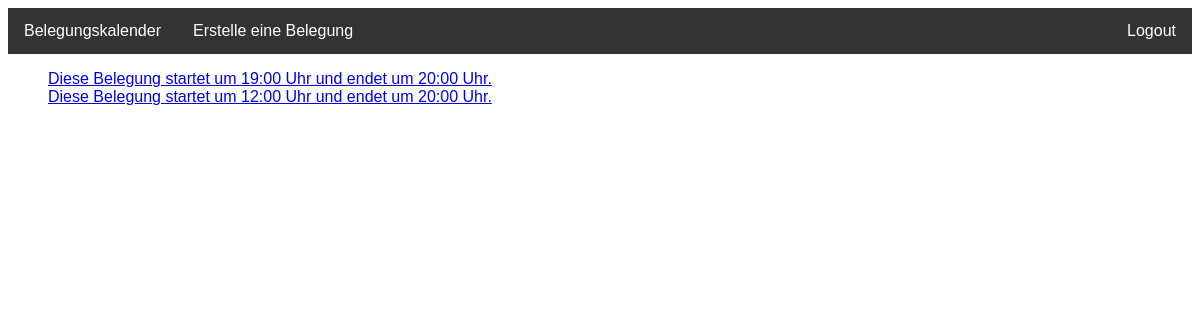
Page /sauna_occupancies/occupancy/list/2019/1/11/ (signed in) on the committed database.
### sauna_occupancies/models.py (models this page shows)
class Occupancy(models.Model):
    start = models.DateTimeField(default=timezone.now)
    end = models.DateTimeField(blank=True,
                               null=True)
    user = models.ManyToManyField(User,
                                  verbose_name='User',
                                  blank=True)
    notes = models.TextField(blank=True)
    def __str__(self):
        return 'Diese Belegung startet um {} Uhr und endet um {} Uhr.'.format(
            self.start.strftime('%H:%M'),
            self.end.strftime('%H:%M'))

### sauna_occupancies/views.py (the view)
# urls.py: path('occupancy/list/<int:year>/<int:month>/<int:day>/', views.occupancy_list, name='occupancy_list'),
@login_required(login_url='/sauna_occupancies/login/')
def occupancy_list(request, year, month, day):
    occupancies = Occupancy.objects.filter(start__year=year, start__month=month, start__day=day)
    return render(request, 'occupancy_list.html', {'occupancies': occupancies})

### sauna_occupancies/templates/occupancy_list.html
{% extends 'base.html' %}
{% block content %}
<div>
    <ul>
        {% for occupancy in occupancies %}
            <li><a href="{% url 'change_occupancy' occupancy.id %}">{{ occupancy }}</a></li>
        {% endfor %}
    </ul>
</div>
{% endblock %}

### sauna_occupancies/static/sauna_occupancies/style.css (style rules this page uses)
ul { list-style-type: none; }
body { font-family: Verdana, sans-serif; }

### rows in the picture
Occupancy: start+end "Diese Belegung startet um 19:00 Uhr und endet um 20:00 Uhr."
Occupancy: start+end "Diese Belegung startet um 12:00 Uhr und endet um 20:00 Uhr."
